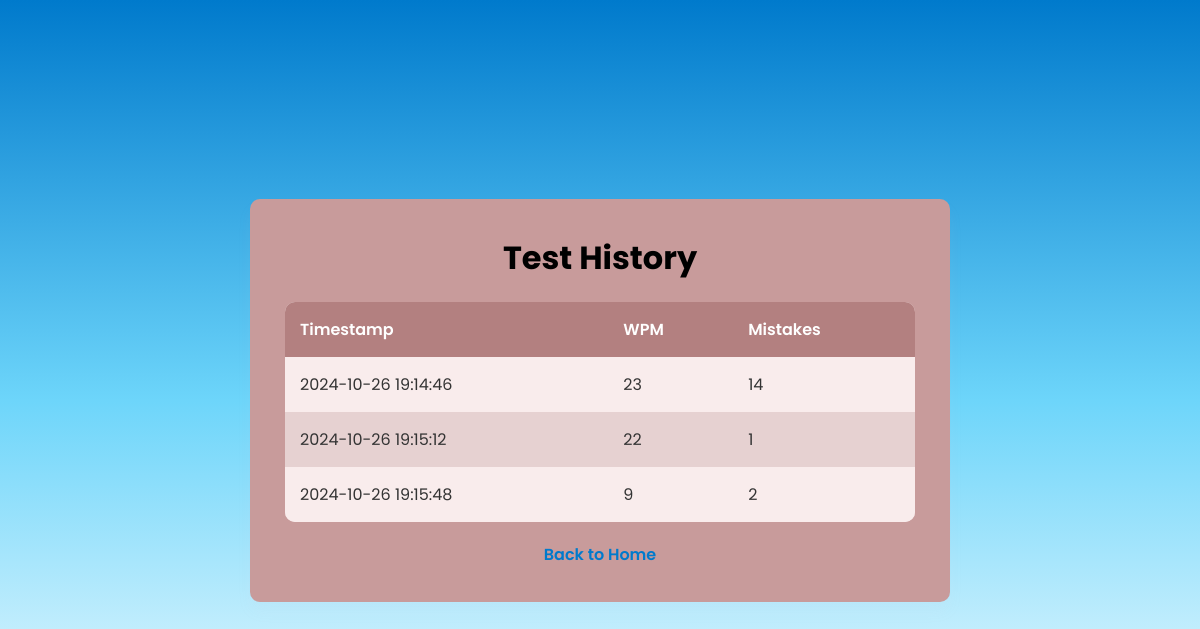
The app's page /test_history (signed in) with its own data.
### app.py (models this page shows)
class TypingHistory(db.Model):
    id = db.Column(db.Integer, primary_key=True)
    user_id = db.Column(db.Integer, db.ForeignKey('user.id'), nullable=False)
    wpm = db.Column(db.Integer, nullable=False)
    mistakes = db.Column(db.Integer, nullable=False)
    timestamp = db.Column(db.DateTime, default=datetime.utcnow)

### app.py (the view)
@app.route('/test_history', methods=['GET'])
def test_history():
    if 'user_id' not in session:
        return redirect(url_for('login'))
    user_history = TypingHistory.query.filter_by(user_id=session['user_id']).all()
    for entry in user_history:
        entry.timestamp = entry.timestamp + timedelta(hours=5, minutes=30)
        entry.timestamp = entry.timestamp.strftime("%Y-%m-%d %H:%M:%S")
    return render_template('test_history.html', history=user_history)

### templates/test_history.html (shortened to what this page needs)
<!DOCTYPE html>
<html lang="en">
<head>
    <link rel="stylesheet" href="{{ url_for('static', filename='style.css') }}">
</head>
<body>
    <div class="wrapper">
        <h1>Test History</h1>
        <table>
            <thead>
                <tr>
                    <th>Timestamp</th>
                    <th>WPM</th>
                    <th>Mistakes</th>
                </tr>
            </thead>
            <tbody>
                {% for entry in history %}
                <tr>
                    <td>{{ entry.timestamp }}</td>
                    <td>{{ entry.wpm }}</td>
                    <td>{{ entry.mistakes }}</td>
                </tr>
                {% endfor %}
            </tbody>
        </table>
        <a href="{{ url_for('index') }}">Back to Home</a>
    </div>
</body>
</html>

### static/style.css (style rules this page uses)
* { margin: 0; padding: 0; box-sizing: border-box; font-family: 'Poppins', sans-serif; }
body { display: flex; padding: 0 10px; align-items: center; justify-content: center; min-height: 100vh; background: linear-gradient(#007acc, #6DD5FA, #FFFFFF); }
.wrapper { width: 700px; padding: 35px; background: #c89b9b; border-radius: 10px; box-shadow: 0 10px 15px rgba(242, 195, 195, 0.05); text-align: center; }
table { width: 100%; margin-top: 20px; border-collapse: collapse; border-radius: 10px; overflow: hidden; background-color: #f2e3e3; }
th, td { padding: 15px; text-align: left; font-size: 16px; color: #333; }
th { background-color: #b38080; color: #fff; font-weight: 600; }
td { background-color: #f9ecec; }
tr:nth-child(even) td { background-color: #e6d1d1; }
a { display: inline-block; margin-top: 20px; color: #007acc; font-weight: 600; text-decoration: none; }

### records on screen
TypingHistory: timestamp "2024-10-26 19:14:46", wpm "23", mistakes "14"
TypingHistory: timestamp "2024-10-26 19:15:12", wpm "22", mistakes "1"
TypingHistory: timestamp "2024-10-26 19:15:48", wpm "9", mistakes "2"
